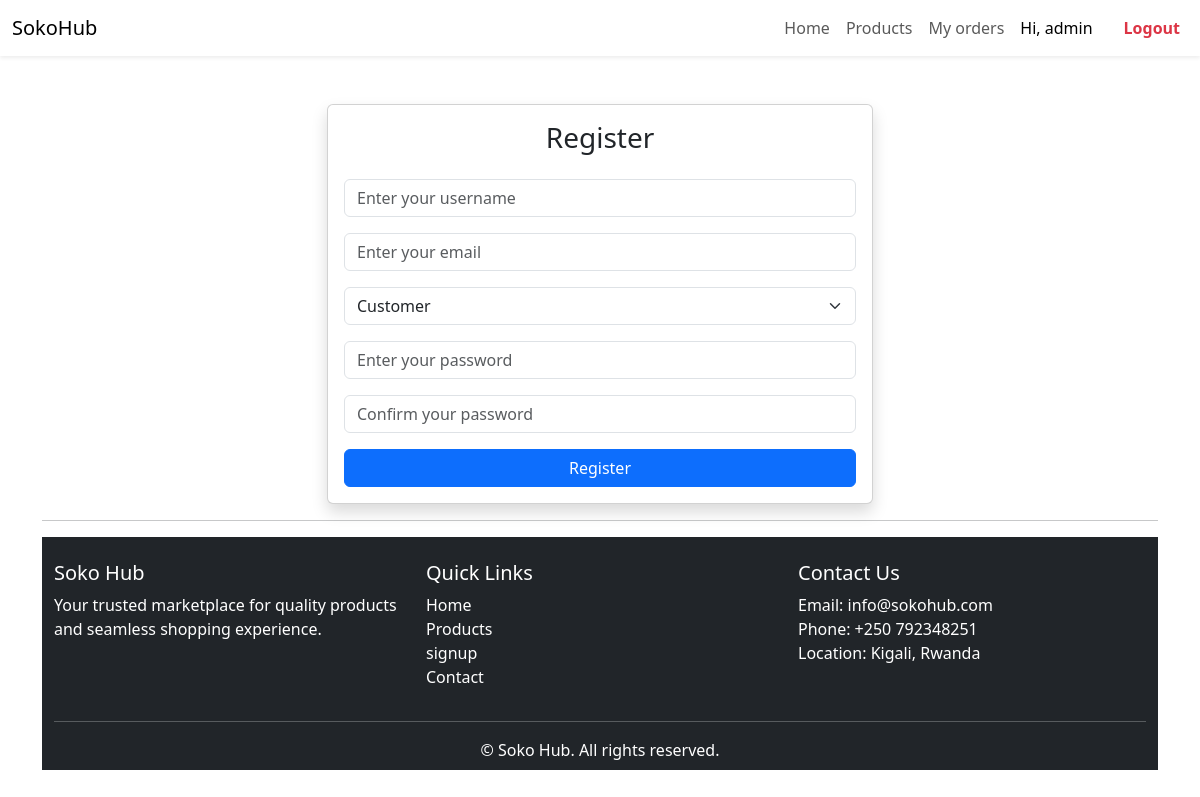
/register/ (signed in), run on an earlier commit of the app's database.
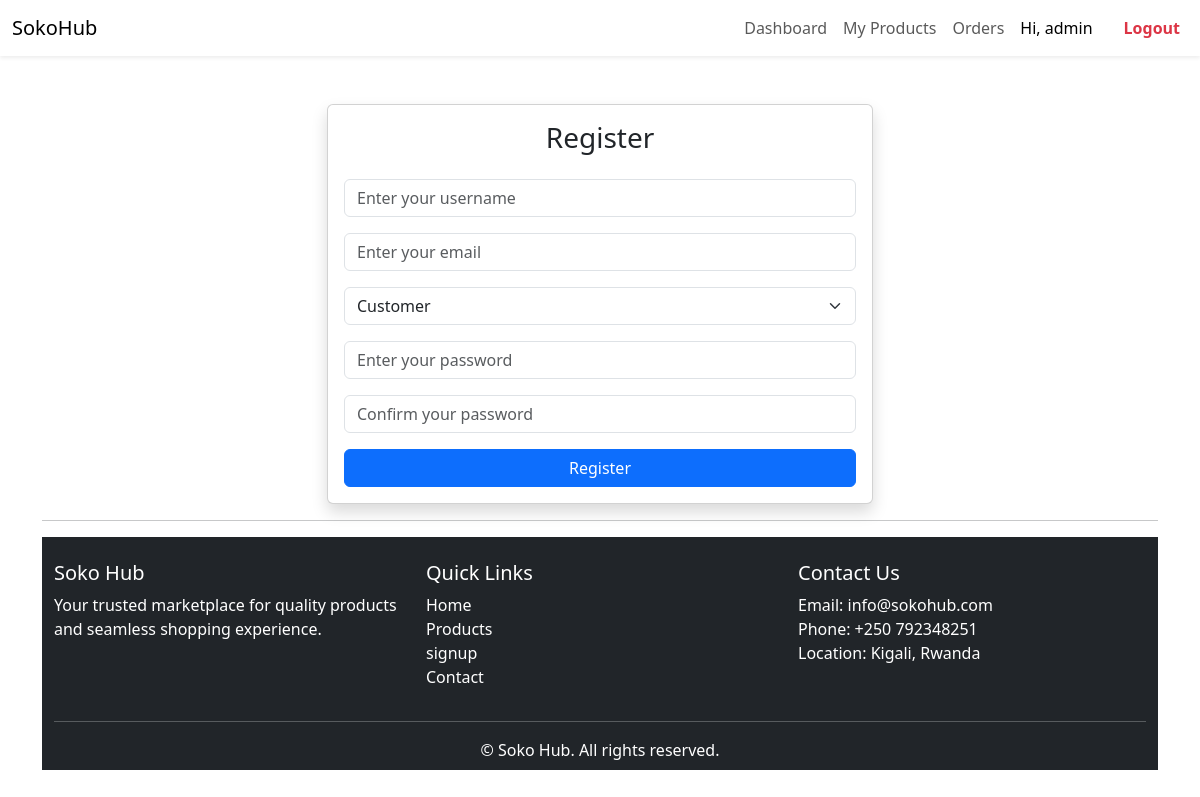
And on a later commit of the database.
### accounts/views.py (the view)
# urls.py: path('register/', register_view, name='register'),
def register_view(request):
    if request.method == "POST":
        form = RegisterForm(request.POST)
        if form.is_valid():
            user = form.save(commit=False)
            user_type = form.cleaned_data.get('user_type')
            user.user_type = user_type
            user.save()
            if user_type == 'C':
                group = Group.objects.get(name='customer')
            else:
                group = Group.objects.get(name='vendor')
            user.groups.add(group)
            messages.success(request, f"Account created successfully")
            login(request, user)
            return redirect("dashboard")
    else:
        form = RegisterForm()
    return render(request, "accounts/register.html", {"form": form})

### accounts/templates/accounts/register.html (shortened to what this page needs)
{% extends 'accounts/base.html' %}
{% block content %}
<div class="container mt-5">
  <div class="row justify-content-center">
    <div class="col-md-6">
      <div class="card shadow">
        <div class="card-body">
          <h3 class="card-title mb-4 text-center">Register</h3>
        <form method="POST" novalidate>
            <div class="mb-3">
              {{ form.username }}
            </div>
            <div class="mb-3">
              {{ form.email }}
            </div>
             <div class="mb-3">
                {{ form.user_type }}
             </div>
            <div class="mb-3">
              {{ form.password1 }}
            </div>
            <div class="mb-3">
              {{ form.password2 }}
            </div>
            <button type="submit" class="btn btn-primary w-100">Register</button>
        </form>
      </div>
    </div>
  </div>
</div>
{% endblock %}

### accounts/templates/accounts/navbar.html (shortened to what this page needs)
{% load static %}
{% block content %}
<nav class="navbar navbar-expand-lg navbar-light bg-light shadow-sm py-2">
  <div class="container-fluid">
    <a class="navbar-brand   fs-lg " href="#">SokoHub</a>
    <div class="collapse navbar-collapse" id="navbarNav">
      <ul class="navbar-nav ms-auto mb-2 mb-lg-0">
      <ul class="navbar-nav mb-2 mb-lg-0">
        {% if request.user.is_authenticated %}
              {% if request.user.user_type == 'V' %}
        <li class="nav-item">
          <a class="nav-link"
          href="{% url 'vendor_dashboard' %}">Dashboard</a>
        </li>
        <li class="nav-item">
          <a class="nav-link "
             href="{% url 'vendor_products' %}">My Products</a>
        </li>
        <li class="nav-item">
          <a class="nav-link "
             href="{% url 'vendor_orders' %}">Orders</a>
        </li>
       {% else %}
        <li class="nav-item">
          <a class="nav-link "
             href="{% url 'home' %}">Home</a>
               </li>
               <li class="nav-item">
          <a class="nav-link "
             href="{% url 'product_list' %}">Products</a>
               </li><li class="nav-item">
          <a class="nav-link "
             href="{% url 'customer_orders' %}">My orders</a>
               </li>
      </ul>
        {% endif %}
         <li class="nav-item">
            <span class="nav-link msg">Hi, {{ request.user.username }}</span>
          </li>
          <li class="nav-item">
            <a class="nav-link text-danger fw-bold" href="{% url 'logout' %}">Logout</a>
          </li>
        {% endif %}
      </ul>
    </div>
  </div>
</nav>
{% endblock content %}

What changed in the data, as far as the page shows it:
changed CustomUser "admin": user_type "('C',)" → "V" (drawn)
Also different on the page:
text no longer shown: "Home Products My orders"
text now shown: "Dashboard My Products Orders"
